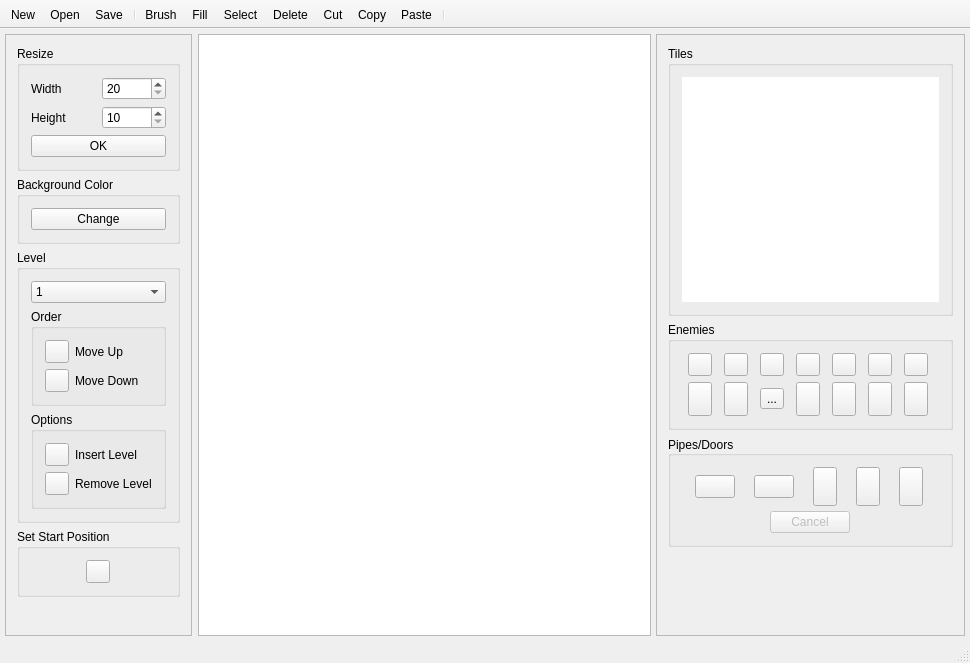
<?xml version="1.0" encoding="UTF-8"?>
<ui version="4.0">
 <class>MainWindow</class>
 <widget class="QMainWindow" name="MainWindow">
  <property name="geometry">
   <rect>
    <x>0</x>
    <y>0</y>
    <width>970</width>
    <height>663</height>
   </rect>
  </property>
  <property name="acceptDrops">
   <bool>true</bool>
  </property>
  <property name="windowTitle">
   <string>Oiram Level Editor</string>
  </property>
  <property name="windowIcon">
   <iconset resource="resources.qrc">
    <normaloff>:/resources/tiles/oiram.png</normaloff>:/resources/tiles/oiram.png</iconset>
  </property>
  <widget class="QWidget" name="centralWidget">
   <layout class="QGridLayout" name="gridLayout">
    <property name="leftMargin">
     <number>5</number>
    </property>
    <property name="topMargin">
     <number>5</number>
    </property>
    <property name="rightMargin">
     <number>5</number>
    </property>
    <property name="bottomMargin">
     <number>5</number>
    </property>
    <property name="spacing">
     <number>5</number>
    </property>
    <item row="0" column="0">
     <layout class="QHBoxLayout" name="horizontalLayout">
      <property name="bottomMargin">
       <number>0</number>
      </property>
      <item>
       <widget class="QFrame" name="frame">
        <property name="sizePolicy">
         <sizepolicy hsizetype="Minimum" vsizetype="Minimum">
          <horstretch>0</horstretch>
          <verstretch>0</verstretch>
         </sizepolicy>
        </property>
        <property name="frameShape">
         <enum>QFrame::StyledPanel</enum>
        </property>
        <property name="frameShadow">
         <enum>QFrame::Sunken</enum>
        </property>
        <layout class="QVBoxLayout" name="verticalLayout">
         <item>
          <widget class="QGroupBox" name="groupResize">
           <property name="title">
            <string>Resize</string>
           </property>
           <layout class="QVBoxLayout" name="verticalLayout_2">
            <item>
             <layout class="QGridLayout" name="layoutResize">
              <property name="rightMargin">
               <number>0</number>
              </property>
              <property name="bottomMargin">
               <number>0</number>
              </property>
              <item row="0" column="1">
               <widget class="QLabel" name="labelWidth">
                <property name="text">
                 <string>Width</string>
                </property>
               </widget>
              </item>
              <item row="1" column="1">
               <widget class="QLabel" name="labelHeight">
                <property name="text">
                 <string>Height</string>
                </property>
               </widget>
              </item>
              <item row="1" column="2">
               <widget class="QSpinBox" name="spinHeight">
                <property name="minimum">
                 <number>10</number>
                </property>
                <property name="maximum">
                 <number>253</number>
                </property>
               </widget>
              </item>
              <item row="0" column="2">
               <widget class="QSpinBox" name="spinWidth">
                <property name="minimum">
                 <number>20</number>
                </property>
                <property name="maximum">
                 <number>253</number>
                </property>
               </widget>
              </item>
             </layout>
            </item>
            <item>
             <widget class="QPushButton" name="buttonResize">
              <property name="toolTip">
               <string>Resize</string>
              </property>
              <property name="text">
               <string>OK</string>
              </property>
             </widget>
            </item>
           </layout>
          </widget>
         </item>
         <item>
          <widget class="QGroupBox" name="groupColor">
           <property name="title">
            <string>Background Color</string>
           </property>
           <layout class="QGridLayout" name="gridLayout_2">
            <item row="0" column="0">
             <widget class="QPushButton" name="buttonChangeColor">
              <property name="toolTip">
               <string>Change Background Color</string>
              </property>
              <property name="text">
               <string>Change</string>
              </property>
             </widget>
            </item>
           </layout>
          </widget>
         </item>
         <item>
          <widget class="QGroupBox" name="groupLevel">
           <property name="title">
            <string>Level</string>
           </property>
           <layout class="QVBoxLayout" name="verticalLayout_3">
            <item>
             <widget class="QComboBox" name="comboLevels">
              <property name="toolTip">
               <string>Edit Level</string>
              </property>
              <property name="currentText">
               <string notr="true">1</string>
              </property>
              <property name="currentIndex">
               <number>0</number>
              </property>
              <item>
               <property name="text">
                <string>1</string>
               </property>
              </item>
             </widget>
            </item>
            <item>
             <widget class="QGroupBox" name="groupOrder">
              <property name="title">
               <string>Order</string>
              </property>
              <layout class="QGridLayout" name="gridLayout_4">
               <item row="0" column="0">
                <widget class="QToolButton" name="buttonLevelUp">
                 <property name="toolTip">
                  <string>Move Level Up</string>
                 </property>
                 <property name="text">
                  <string/>
                 </property>
                 <property name="icon">
                  <iconset resource="resources.qrc">
                   <normaloff>:/resources/icons/arrow_up.png</normaloff>:/resources/icons/arrow_up.png</iconset>
                 </property>
                </widget>
               </item>
               <item row="0" column="1">
                <widget class="QLabel" name="labelMoveUp">
                 <property name="text">
                  <string>Move Up</string>
                 </property>
                </widget>
               </item>
               <item row="1" column="0">
                <widget class="QToolButton" name="buttonLevelDown">
                 <property name="toolTip">
                  <string>Move Level Down</string>
                 </property>
                 <property name="text">
                  <string/>
                 </property>
                 <property name="icon">
                  <iconset resource="resources.qrc">
                   <normaloff>:/resources/icons/arrow_down.png</normaloff>:/resources/icons/arrow_down.png</iconset>
                 </property>
                </widget>
               </item>
               <item row="1" column="1">
                <widget class="QLabel" name="labelMoveDown">
                 <property name="text">
                  <string>Move Down</string>
                 </property>
                </widget>
               </item>
              </layout>
             </widget>
            </item>
            <item>
             <widget class="QGroupBox" name="groupOptions">
              <property name="title">
               <string>Options</string>
              </property>
              <layout class="QGridLayout" name="gridLayout_7">
               <item row="0" column="0">
                <widget class="QToolButton" name="buttonAdd">
                 <property name="toolTip">
                  <string>Add Level</string>
                 </property>
                 <property name="text">
                  <string/>
                 </property>
                 <property name="icon">
                  <iconset resource="resources.qrc">
                   <normaloff>:/resources/icons/addbutton.png</normaloff>:/resources/icons/addbutton.png</iconset>
                 </property>
                </widget>
               </item>
               <item row="0" column="1">
                <widget class="QLabel" name="labelAdd">
                 <property name="text">
                  <string>Insert Level</string>
                 </property>
                </widget>
               </item>
               <item row="1" column="0">
                <widget class="QToolButton" name="buttonRemove">
                 <property name="toolTip">
                  <string>Remove Level</string>
                 </property>
                 <property name="text">
                  <string/>
                 </property>
                 <property name="icon">
                  <iconset resource="resources.qrc">
                   <normaloff>:/resources/icons/delete.png</normaloff>:/resources/icons/delete.png</iconset>
                 </property>
                </widget>
               </item>
               <item row="1" column="1">
                <widget class="QLabel" name="labelRemove">
                 <property name="text">
                  <string>Remove Level</string>
                 </property>
                </widget>
               </item>
              </layout>
             </widget>
            </item>
           </layout>
          </widget>
         </item>
         <item>
          <widget class="QGroupBox" name="groupStart">
           <property name="title">
            <string>Set Start Position</string>
           </property>
           <layout class="QHBoxLayout" name="horizontalLayout_4">
            <item>
             <widget class="QToolButton" name="oiram">
              <property name="text">
               <string/>
              </property>
              <property name="icon">
               <iconset resource="resources.qrc">
                <normaloff>:/resources/tiles/oiram.png</normaloff>:/resources/tiles/oiram.png</iconset>
              </property>
             </widget>
            </item>
           </layout>
          </widget>
         </item>
         <item>
          <spacer name="verticalSpacer">
           <property name="orientation">
            <enum>Qt::Vertical</enum>
           </property>
           <property name="sizeHint" stdset="0">
            <size>
             <width>20</width>
             <height>10</height>
            </size>
           </property>
          </spacer>
         </item>
        </layout>
       </widget>
      </item>
      <item>
       <widget class="TilemapView" name="graphicsView">
        <property name="enabled">
         <bool>true</bool>
        </property>
        <property name="sizePolicy">
         <sizepolicy hsizetype="Expanding" vsizetype="Expanding">
          <horstretch>0</horstretch>
          <verstretch>0</verstretch>
         </sizepolicy>
        </property>
        <property name="styleSheet">
         <string notr="true"/>
        </property>
        <property name="dragMode">
         <enum>QGraphicsView::RubberBandDrag</enum>
        </property>
        <property name="cacheMode">
         <set>QGraphicsView::CacheNone</set>
        </property>
        <property name="resizeAnchor">
         <enum>QGraphicsView::AnchorUnderMouse</enum>
        </property>
        <property name="rubberBandSelectionMode">
         <enum>Qt::IntersectsItemBoundingRect</enum>
        </property>
        <property name="optimizationFlags">
         <set>QGraphicsView::DontSavePainterState</set>
        </property>
       </widget>
      </item>
     </layout>
    </item>
    <item row="0" column="1">
     <widget class="QFrame" name="frameRight">
      <property name="frameShape">
       <enum>QFrame::StyledPanel</enum>
      </property>
      <property name="frameShadow">
       <enum>QFrame::Sunken</enum>
      </property>
      <layout class="QVBoxLayout" name="verticalLayout_4">
       <item>
        <widget class="QGroupBox" name="groupTiles">
         <property name="title">
          <string>Tiles</string>
         </property>
         <layout class="QVBoxLayout" name="verticalLayout_5">
          <item>
           <widget class="TileView" name="tileView">
            <property name="sizePolicy">
             <sizepolicy hsizetype="Minimum" vsizetype="Minimum">
              <horstretch>0</horstretch>
              <verstretch>0</verstretch>
             </sizepolicy>
            </property>
            <property name="minimumSize">
             <size>
              <width>257</width>
              <height>225</height>
             </size>
            </property>
            <property name="maximumSize">
             <size>
              <width>257</width>
              <height>225</height>
             </size>
            </property>
            <property name="frameShape">
             <enum>QFrame::NoFrame</enum>
            </property>
            <property name="frameShadow">
             <enum>QFrame::Plain</enum>
            </property>
           </widget>
          </item>
         </layout>
        </widget>
       </item>
       <item>
        <widget class="QGroupBox" name="groupEnemies">
         <property name="title">
          <string>Enemies</string>
         </property>
         <layout class="QGridLayout" name="gridLayout_5">
          <item row="1" column="3">
           <widget class="QToolButton" name="boo">
            <property name="text">
             <string/>
            </property>
            <property name="icon">
             <iconset resource="resources.qrc">
              <normaloff>:/resources/enemies/boo.png</normaloff>:/resources/enemies/boo.png</iconset>
            </property>
           </widget>
          </item>
          <item row="1" column="4">
           <widget class="QToolButton" name="chomper">
            <property name="text">
             <string/>
            </property>
            <property name="icon">
             <iconset resource="resources.qrc">
              <normaloff>:/resources/enemies/chomper.png</normaloff>:/resources/enemies/chomper.png</iconset>
            </property>
           </widget>
          </item>
          <item row="2" column="0">
           <widget class="QToolButton" name="green">
            <property name="text">
             <string/>
            </property>
            <property name="icon">
             <iconset resource="resources.qrc">
              <normaloff>:/resources/enemies/koopa_green.png</normaloff>:/resources/enemies/koopa_green.png</iconset>
            </property>
            <property name="iconSize">
             <size>
              <width>16</width>
              <height>27</height>
             </size>
            </property>
           </widget>
          </item>
          <item row="1" column="6">
           <widget class="QToolButton" name="fireball">
            <property name="text">
             <string/>
            </property>
            <property name="icon">
             <iconset resource="resources.qrc">
              <normaloff>:/resources/enemies/flame_fire.png</normaloff>:/resources/enemies/flame_fire.png</iconset>
            </property>
           </widget>
          </item>
          <item row="2" column="1">
           <widget class="QToolButton" name="red">
            <property name="text">
             <string/>
            </property>
            <property name="icon">
             <iconset resource="resources.qrc">
              <normaloff>:/resources/enemies/koopa_red.png</normaloff>:/resources/enemies/koopa_red.png</iconset>
            </property>
            <property name="iconSize">
             <size>
              <width>16</width>
              <height>27</height>
             </size>
            </property>
           </widget>
          </item>
          <item row="1" column="5">
           <widget class="QToolButton" name="firechomper">
            <property name="text">
             <string/>
            </property>
            <property name="icon">
             <iconset resource="resources.qrc">
              <normaloff>:/resources/enemies/chomper_fire.png</normaloff>:/resources/enemies/chomper_fire.png</iconset>
            </property>
           </widget>
          </item>
          <item row="1" column="0">
           <widget class="QToolButton" name="goomba">
            <property name="text">
             <string/>
            </property>
            <property name="icon">
             <iconset resource="resources.qrc">
              <normaloff>:/resources/enemies/goomba.png</normaloff>:/resources/enemies/goomba.png</iconset>
            </property>
           </widget>
          </item>
          <item row="1" column="1">
           <widget class="QToolButton" name="fish">
            <property name="text">
             <string/>
            </property>
            <property name="icon">
             <iconset resource="resources.qrc">
              <normaloff>:/resources/enemies/fish.png</normaloff>:/resources/enemies/fish.png</iconset>
            </property>
           </widget>
          </item>
          <item row="1" column="2">
           <widget class="QToolButton" name="spike">
            <property name="text">
             <string/>
            </property>
            <property name="icon">
             <iconset resource="resources.qrc">
              <normaloff>:/resources/enemies/spike.png</normaloff>:/resources/enemies/spike.png</iconset>
            </property>
           </widget>
          </item>
          <item row="2" column="2">
           <widget class="QToolButton" name="greenfly">
            <property name="text">
             <string>...</string>
            </property>
            <property name="icon">
             <iconset resource="resources.qrc">
              <normaloff>:/resources/enemies/koopa_green_fly.png</normaloff>:/resources/enemies/koopa_green_fly.png</iconset>
            </property>
            <property name="iconSize">
             <size>
              <width>16</width>
              <height>27</height>
             </size>
            </property>
           </widget>
          </item>
          <item row="2" column="3">
           <widget class="QToolButton" name="redfly">
            <property name="text">
             <string/>
            </property>
            <property name="icon">
             <iconset resource="resources.qrc">
              <normaloff>:/resources/enemies/koopa_red_fly.png</normaloff>:/resources/enemies/koopa_red_fly.png</iconset>
            </property>
            <property name="iconSize">
             <size>
              <width>16</width>
              <height>27</height>
             </size>
            </property>
           </widget>
          </item>
          <item row="2" column="4">
           <widget class="QToolButton" name="bones">
            <property name="text">
             <string/>
            </property>
            <property name="icon">
             <iconset resource="resources.qrc">
              <normaloff>:/resources/enemies/koopa_bones.png</normaloff>:/resources/enemies/koopa_bones.png</iconset>
            </property>
            <property name="iconSize">
             <size>
              <width>16</width>
              <height>27</height>
             </size>
            </property>
           </widget>
          </item>
          <item row="2" column="5">
           <widget class="QToolButton" name="thwomp">
            <property name="text">
             <string/>
            </property>
            <property name="icon">
             <iconset resource="resources.qrc">
              <normaloff>:/resources/enemies/thwomp.png</normaloff>:/resources/enemies/thwomp.png</iconset>
            </property>
            <property name="iconSize">
             <size>
              <width>16</width>
              <height>27</height>
             </size>
            </property>
           </widget>
          </item>
          <item row="2" column="6">
           <widget class="QToolButton" name="reswob">
            <property name="text">
             <string/>
            </property>
            <property name="icon">
             <iconset resource="resources.qrc">
              <normaloff>:/resources/enemies/bowser.png</normaloff>:/resources/enemies/bowser.png</iconset>
            </property>
            <property name="iconSize">
             <size>
              <width>16</width>
              <height>27</height>
             </size>
            </property>
           </widget>
          </item>
         </layout>
        </widget>
       </item>
       <item>
        <widget class="QGroupBox" name="groupPipes">
         <property name="title">
          <string>Pipes/Doors</string>
         </property>
         <property name="alignment">
          <set>Qt::AlignLeading|Qt::AlignLeft|Qt::AlignVCenter</set>
         </property>
         <property name="flat">
          <bool>false</bool>
         </property>
         <property name="checkable">
          <bool>false</bool>
         </property>
         <layout class="QVBoxLayout" name="verticalLayout_6">
          <property name="spacing">
           <number>5</number>
          </property>
          <item>
           <layout class="QHBoxLayout" name="horizontalLayout_2">
            <property name="topMargin">
             <number>0</number>
            </property>
            <item>
             <widget class="QToolButton" name="pipeup">
              <property name="text">
               <string/>
              </property>
              <property name="icon">
               <iconset resource="resources.qrc">
                <normaloff>:/resources/tiles/pipe_up.png</normaloff>:/resources/tiles/pipe_up.png</iconset>
              </property>
              <property name="iconSize">
               <size>
                <width>32</width>
                <height>16</height>
               </size>
              </property>
             </widget>
            </item>
            <item>
             <widget class="QToolButton" name="pipedown">
              <property name="text">
               <string/>
              </property>
              <property name="icon">
               <iconset resource="resources.qrc">
                <normaloff>:/resources/tiles/pipe_down.png</normaloff>:/resources/tiles/pipe_down.png</iconset>
              </property>
              <property name="iconSize">
               <size>
                <width>32</width>
                <height>16</height>
               </size>
              </property>
             </widget>
            </item>
            <item>
             <widget class="QToolButton" name="pipeleft">
              <property name="text">
               <string/>
              </property>
              <property name="icon">
               <iconset resource="resources.qrc">
                <normaloff>:/resources/tiles/pipe_left.png</normaloff>:/resources/tiles/pipe_left.png</iconset>
              </property>
              <property name="iconSize">
               <size>
                <width>16</width>
                <height>32</height>
               </size>
              </property>
             </widget>
            </item>
            <item>
             <widget class="QToolButton" name="piperight">
              <property name="text">
               <string/>
              </property>
              <property name="icon">
               <iconset resource="resources.qrc">
                <normaloff>:/resources/tiles/pipe_right.png</normaloff>:/resources/tiles/pipe_right.png</iconset>
              </property>
              <property name="iconSize">
               <size>
                <width>16</width>
                <height>32</height>
               </size>
              </property>
             </widget>
            </item>
            <item>
             <widget class="QToolButton" name="doorEnter">
              <property name="text">
               <string/>
              </property>
              <property name="icon">
               <iconset resource="resources.qrc">
                <normaloff>:/resources/tiles/door_in.png</normaloff>:/resources/tiles/door_in.png</iconset>
              </property>
              <property name="iconSize">
               <size>
                <width>16</width>
                <height>32</height>
               </size>
              </property>
             </widget>
            </item>
           </layout>
          </item>
          <item>
           <layout class="QHBoxLayout" name="horizontalLayout_5">
            <property name="bottomMargin">
             <number>0</number>
            </property>
           </layout>
          </item>
          <item>
           <layout class="QHBoxLayout" name="horizontalLayout_3">
            <property name="topMargin">
             <number>0</number>
            </property>
            <item>
             <widget class="QPushButton" name="buttonPipeCancel">
              <property name="enabled">
               <bool>false</bool>
              </property>
              <property name="sizePolicy">
               <sizepolicy hsizetype="Maximum" vsizetype="Fixed">
                <horstretch>0</horstretch>
                <verstretch>0</verstretch>
               </sizepolicy>
              </property>
              <property name="text">
               <string>Cancel</string>
              </property>
              <property name="icon">
               <iconset resource="resources.qrc">
                <normaloff>:/resources/icons/cross.png</normaloff>:/resources/icons/cross.png</iconset>
              </property>
              <property name="flat">
               <bool>false</bool>
              </property>
             </widget>
            </item>
           </layout>
          </item>
         </layout>
        </widget>
       </item>
       <item>
        <spacer name="verticalSpacer2">
         <property name="orientation">
          <enum>Qt::Vertical</enum>
         </property>
         <property name="sizeHint" stdset="0">
          <size>
           <width>20</width>
           <height>40</height>
          </size>
         </property>
        </spacer>
       </item>
      </layout>
     </widget>
    </item>
   </layout>
  </widget>
  <widget class="QStatusBar" name="statusBar"/>
  <widget class="QToolBar" name="toolBar">
   <property name="windowTitle">
    <string>toolBar</string>
   </property>
   <property name="movable">
    <bool>false</bool>
   </property>
   <property name="iconSize">
    <size>
     <width>16</width>
     <height>16</height>
    </size>
   </property>
   <property name="floatable">
    <bool>false</bool>
   </property>
   <attribute name="toolBarArea">
    <enum>TopToolBarArea</enum>
   </attribute>
   <attribute name="toolBarBreak">
    <bool>false</bool>
   </attribute>
   <addaction name="actionNew"/>
   <addaction name="actionOpen"/>
   <addaction name="actionSave"/>
   <addaction name="separator"/>
   <addaction name="actionBrush"/>
   <addaction name="actionFill"/>
   <addaction name="actionSelect"/>
   <addaction name="actionDelete"/>
   <addaction name="actionCut"/>
   <addaction name="actionCopy"/>
   <addaction name="actionPaste"/>
   <addaction name="separator"/>
  </widget>
  <action name="actionNew">
   <property name="icon">
    <iconset resource="resources.qrc">
     <normaloff>:/resources/icons/add.png</normaloff>:/resources/icons/add.png</iconset>
   </property>
   <property name="text">
    <string>New...</string>
   </property>
   <property name="shortcut">
    <string>Ctrl+N</string>
   </property>
   <property name="visible">
    <bool>true</bool>
   </property>
  </action>
  <action name="actionOpen">
   <property name="icon">
    <iconset resource="resources.qrc">
     <normaloff>:/resources/icons/open.png</normaloff>:/resources/icons/open.png</iconset>
   </property>
   <property name="text">
    <string>Open...</string>
   </property>
   <property name="shortcut">
    <string>Ctrl+O</string>
   </property>
  </action>
  <action name="actionSave">
   <property name="icon">
    <iconset resource="resources.qrc">
     <normaloff>:/resources/icons/save.png</normaloff>:/resources/icons/save.png</iconset>
   </property>
   <property name="text">
    <string>Save</string>
   </property>
   <property name="shortcut">
    <string>Ctrl+S</string>
   </property>
  </action>
  <action name="actionBrush">
   <property name="icon">
    <iconset resource="resources.qrc">
     <normaloff>:/resources/icons/paintbrush.png</normaloff>:/resources/icons/paintbrush.png</iconset>
   </property>
   <property name="text">
    <string>Brush</string>
   </property>
   <property name="toolTip">
    <string>Brush</string>
   </property>
   <property name="shortcut">
    <string>Ctrl+B</string>
   </property>
  </action>
  <action name="actionFill">
   <property name="icon">
    <iconset resource="resources.qrc">
     <normaloff>:/resources/icons/paintcan.png</normaloff>:/resources/icons/paintcan.png</iconset>
   </property>
   <property name="text">
    <string>Fill</string>
   </property>
   <property name="toolTip">
    <string>Fill</string>
   </property>
   <property name="shortcut">
    <string>Ctrl+F</string>
   </property>
  </action>
  <action name="actionSelect">
   <property name="icon">
    <iconset resource="resources.qrc">
     <normaloff>:/resources/icons/selection.png</normaloff>
     <normalon>:/resources/icons/selection.png</normalon>
     <activeon>:/resources/icons/selection.png</activeon>
     <selectedon>:/resources/icons/info.png</selectedon>:/resources/icons/selection.png</iconset>
   </property>
   <property name="text">
    <string>Select</string>
   </property>
   <property name="toolTip">
    <string>Select</string>
   </property>
   <property name="shortcut">
    <string>Ctrl+A</string>
   </property>
  </action>
  <action name="actionCopy">
   <property name="icon">
    <iconset resource="resources.qrc">
     <normaloff>:/resources/icons/copy.png</normaloff>:/resources/icons/copy.png</iconset>
   </property>
   <property name="text">
    <string>Copy</string>
   </property>
   <property name="toolTip">
    <string>Copy</string>
   </property>
   <property name="shortcut">
    <string>Ctrl+C</string>
   </property>
   <property name="visible">
    <bool>false</bool>
   </property>
  </action>
  <action name="actionPaste">
   <property name="icon">
    <iconset resource="resources.qrc">
     <normaloff>:/resources/icons/paste.png</normaloff>:/resources/icons/paste.png</iconset>
   </property>
   <property name="text">
    <string>Paste</string>
   </property>
   <property name="toolTip">
    <string>Paste</string>
   </property>
   <property name="shortcut">
    <string>Ctrl+V</string>
   </property>
   <property name="visible">
    <bool>false</bool>
   </property>
  </action>
  <action name="actionCut">
   <property name="icon">
    <iconset resource="resources.qrc">
     <normaloff>:/resources/icons/cut.png</normaloff>:/resources/icons/cut.png</iconset>
   </property>
   <property name="text">
    <string>Cut</string>
   </property>
   <property name="toolTip">
    <string>Cut</string>
   </property>
   <property name="shortcut">
    <string>Ctrl+D</string>
   </property>
   <property name="visible">
    <bool>false</bool>
   </property>
  </action>
  <action name="actionDelete">
   <property name="icon">
    <iconset resource="resources.qrc">
     <normaloff>:/resources/icons/cross.png</normaloff>:/resources/icons/cross.png</iconset>
   </property>
   <property name="text">
    <string>Delete</string>
   </property>
   <property name="toolTip">
    <string>Delete</string>
   </property>
   <property name="shortcut">
    <string>Del</string>
   </property>
   <property name="visible">
    <bool>false</bool>
   </property>
  </action>
 </widget>
 <layoutdefault spacing="6" margin="11"/>
 <customwidgets>
  <customwidget>
   <class>TilemapView</class>
   <extends>QGraphicsView</extends>
   <header>tilemapview.h</header>
  </customwidget>
  <customwidget>
   <class>TileView</class>
   <extends>QGraphicsView</extends>
   <header>tileview.h</header>
  </customwidget>
 </customwidgets>
 <resources>
  <include location="resources.qrc"/>
 </resources>
 <connections/>
</ui>
